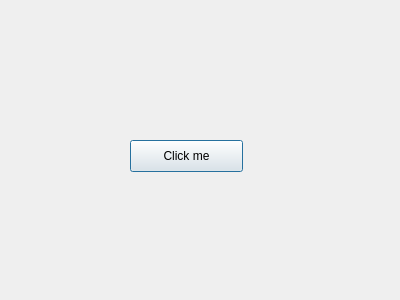
<?xml version="1.0" encoding="UTF-8"?>
<ui version="4.0">
 <class>Dialog</class>
 <widget class="QDialog" name="Dialog">
  <property name="geometry">
   <rect>
    <x>0</x>
    <y>0</y>
    <width>400</width>
    <height>300</height>
   </rect>
  </property>
  <property name="windowTitle">
   <string>Dialog</string>
  </property>
  <widget class="QPushButton" name="pushButton">
   <property name="geometry">
    <rect>
     <x>130</x>
     <y>140</y>
     <width>113</width>
     <height>32</height>
    </rect>
   </property>
   <property name="text">
    <string>Click me</string>
   </property>
  </widget>
 </widget>
 <layoutdefault spacing="6" margin="11"/>
 <resources/>
 <connections/>
</ui>
